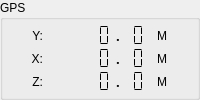
         <widget class="QGroupBox" name="panel_gps">
          <property name="title">
           <string>GPS</string>
          </property>
          <layout class="QGridLayout" name="gridLayout_7">
           <property name="leftMargin">
            <number>4</number>
           </property>
           <property name="topMargin">
            <number>4</number>
           </property>
           <property name="rightMargin">
            <number>4</number>
           </property>
           <property name="bottomMargin">
            <number>4</number>
           </property>
           <property name="spacing">
            <number>0</number>
           </property>
           <item row="2" column="2">
            <widget class="QLabel" name="label_21">
             <property name="sizePolicy">
              <sizepolicy hsizetype="Preferred" vsizetype="Preferred">
               <horstretch>0</horstretch>
               <verstretch>0</verstretch>
              </sizepolicy>
             </property>
             <property name="maximumSize">
              <size>
               <width>5</width>
               <height>16777215</height>
              </size>
             </property>
             <property name="font">
              <font>
               <family>微软雅黑</family>
               <pointsize>10</pointsize>
               <weight>75</weight>
               <bold>true</bold>
              </font>
             </property>
             <property name="text">
              <string>.</string>
             </property>
            </widget>
           </item>
           <item row="0" column="3">
            <widget class="QLCDNumber" name="lcd_gps_y_1">
             <property name="sizePolicy">
              <sizepolicy hsizetype="Preferred" vsizetype="Minimum">
               <horstretch>0</horstretch>
               <verstretch>0</verstretch>
              </sizepolicy>
             </property>
             <property name="maximumSize">
              <size>
               <width>16777215</width>
               <height>23</height>
              </size>
             </property>
             <property name="frameShape">
              <enum>QFrame::NoFrame</enum>
             </property>
             <property name="digitCount">
              <number>1</number>
             </property>
             <property name="segmentStyle">
              <enum>QLCDNumber::Flat</enum>
             </property>
            </widget>
           </item>
           <item row="2" column="3">
            <widget class="QLCDNumber" name="lcd_gps_z_1">
             <property name="sizePolicy">
              <sizepolicy hsizetype="Preferred" vsizetype="Minimum">
               <horstretch>0</horstretch>
               <verstretch>0</verstretch>
              </sizepolicy>
             </property>
             <property name="maximumSize">
              <size>
               <width>16777215</width>
               <height>23</height>
              </size>
             </property>
             <property name="frameShape">
              <enum>QFrame::NoFrame</enum>
             </property>
             <property name="digitCount">
              <number>1</number>
             </property>
             <property name="segmentStyle">
              <enum>QLCDNumber::Flat</enum>
             </property>
            </widget>
           </item>
           <item row="0" column="0">
            <widget class="QLabel" name="label_13">
             <property name="sizePolicy">
              <sizepolicy hsizetype="Preferred" vsizetype="Preferred">
               <horstretch>0</horstretch>
               <verstretch>0</verstretch>
              </sizepolicy>
             </property>
             <property name="text">
              <string>Y:</string>
             </property>
             <property name="alignment">
              <set>Qt::AlignRight|Qt::AlignTrailing|Qt::AlignVCenter</set>
             </property>
            </widget>
           </item>
           <item row="0" column="4">
            <widget class="QLabel" name="label_14">
             <property name="sizePolicy">
              <sizepolicy hsizetype="Preferred" vsizetype="Preferred">
               <horstretch>0</horstretch>
               <verstretch>0</verstretch>
              </sizepolicy>
             </property>
             <property name="text">
              <string>M</string>
             </property>
            </widget>
           </item>
           <item row="1" column="4">
            <widget class="QLabel" name="label_16">
             <property name="sizePolicy">
              <sizepolicy hsizetype="Preferred" vsizetype="Preferred">
               <horstretch>0</horstretch>
               <verstretch>0</verstretch>
              </sizepolicy>
             </property>
             <property name="text">
              <string>M</string>
             </property>
            </widget>
           </item>
           <item row="1" column="0">
            <widget class="QLabel" name="label_15">
             <property name="sizePolicy">
              <sizepolicy hsizetype="Preferred" vsizetype="Preferred">
               <horstretch>0</horstretch>
               <verstretch>0</verstretch>
              </sizepolicy>
             </property>
             <property name="text">
              <string>X:</string>
             </property>
             <property name="alignment">
              <set>Qt::AlignRight|Qt::AlignTrailing|Qt::AlignVCenter</set>
             </property>
            </widget>
           </item>
           <item row="1" column="2">
            <widget class="QLabel" name="label_20">
             <property name="sizePolicy">
              <sizepolicy hsizetype="Preferred" vsizetype="Preferred">
               <horstretch>0</horstretch>
               <verstretch>0</verstretch>
              </sizepolicy>
             </property>
             <property name="maximumSize">
              <size>
               <width>5</width>
               <height>16777215</height>
              </size>
             </property>
             <property name="font">
              <font>
               <family>微软雅黑</family>
               <pointsize>10</pointsize>
               <weight>75</weight>
               <bold>true</bold>
              </font>
             </property>
             <property name="text">
              <string>.</string>
             </property>
            </widget>
           </item>
           <item row="1" column="3">
            <widget class="QLCDNumber" name="lcd_gps_x_1">
             <property name="sizePolicy">
              <sizepolicy hsizetype="Preferred" vsizetype="Minimum">
               <horstretch>0</horstretch>
               <verstretch>0</verstretch>
              </sizepolicy>
             </property>
             <property name="maximumSize">
              <size>
               <width>16777215</width>
               <height>23</height>
              </size>
             </property>
             <property name="frameShape">
              <enum>QFrame::NoFrame</enum>
             </property>
             <property name="digitCount">
              <number>1</number>
             </property>
             <property name="segmentStyle">
              <enum>QLCDNumber::Flat</enum>
             </property>
            </widget>
           </item>
           <item row="1" column="1">
            <widget class="QLCDNumber" name="lcd_gps_x_0">
             <property name="sizePolicy">
              <sizepolicy hsizetype="Preferred" vsizetype="Minimum">
               <horstretch>0</horstretch>
               <verstretch>0</verstretch>
              </sizepolicy>
             </property>
             <property name="frameShape">
              <enum>QFrame::NoFrame</enum>
             </property>
             <property name="digitCount">
              <number>6</number>
             </property>
             <property name="segmentStyle">
              <enum>QLCDNumber::Flat</enum>
             </property>
            </widget>
           </item>
           <item row="2" column="4">
            <widget class="QLabel" name="label_18">
             <property name="sizePolicy">
              <sizepolicy hsizetype="Preferred" vsizetype="Preferred">
               <horstretch>0</horstretch>
               <verstretch>0</verstretch>
              </sizepolicy>
             </property>
             <property name="text">
              <string>M</string>
             </property>
            </widget>
           </item>
           <item row="0" column="1">
            <widget class="QLCDNumber" name="lcd_gps_y_0">
             <property name="sizePolicy">
              <sizepolicy hsizetype="Preferred" vsizetype="Minimum">
               <horstretch>0</horstretch>
               <verstretch>0</verstretch>
              </sizepolicy>
             </property>
             <property name="frameShape">
              <enum>QFrame::NoFrame</enum>
             </property>
             <property name="digitCount">
              <number>6</number>
             </property>
             <property name="segmentStyle">
              <enum>QLCDNumber::Flat</enum>
             </property>
            </widget>
           </item>
           <item row="0" column="2">
            <widget class="QLabel" name="label_19">
             <property name="sizePolicy">
              <sizepolicy hsizetype="Preferred" vsizetype="Preferred">
               <horstretch>0</horstretch>
               <verstretch>0</verstretch>
              </sizepolicy>
             </property>
             <property name="maximumSize">
              <size>
               <width>5</width>
               <height>16777215</height>
              </size>
             </property>
             <property name="font">
              <font>
               <family>微软雅黑</family>
               <pointsize>10</pointsize>
               <weight>75</weight>
               <bold>true</bold>
              </font>
             </property>
             <property name="text">
              <string>.</string>
             </property>
            </widget>
           </item>
           <item row="2" column="0">
            <widget class="QLabel" name="label_17">
             <property name="sizePolicy">
              <sizepolicy hsizetype="Preferred" vsizetype="Preferred">
               <horstretch>0</horstretch>
               <verstretch>0</verstretch>
              </sizepolicy>
             </property>
             <property name="text">
              <string>Z:</string>
             </property>
             <property name="alignment">
              <set>Qt::AlignRight|Qt::AlignTrailing|Qt::AlignVCenter</set>
             </property>
            </widget>
           </item>
           <item row="2" column="1">
            <widget class="QLCDNumber" name="lcd_gps_z_0">
             <property name="sizePolicy">
              <sizepolicy hsizetype="Preferred" vsizetype="Minimum">
               <horstretch>0</horstretch>
               <verstretch>0</verstretch>
              </sizepolicy>
             </property>
             <property name="frameShape">
              <enum>QFrame::NoFrame</enum>
             </property>
             <property name="digitCount">
              <number>6</number>
             </property>
             <property name="segmentStyle">
              <enum>QLCDNumber::Flat</enum>
             </property>
            </widget>
           </item>
          </layout>
         </widget>
